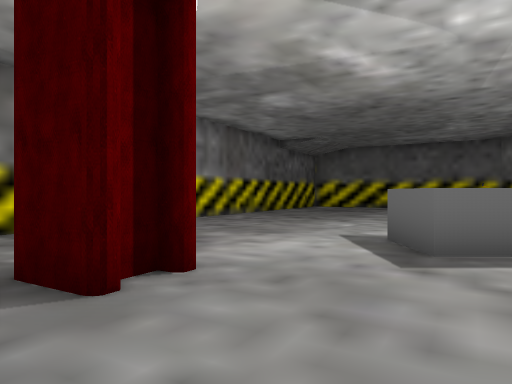
view 1 (above)

16 first-person views from a walk through a Unity game level. The camera is 1.5 m above the floor, looks level and sees 70° across. The floor is counted in squares, 2 m on a side. Each view is taken from the middle of a square. On the plan, view 1 faces up. The plan holds only what a view shows up to about 11 squares ahead; the rest is blank. The place goes on beyond the plan. Some surface patterns are stand-ins.

view 2
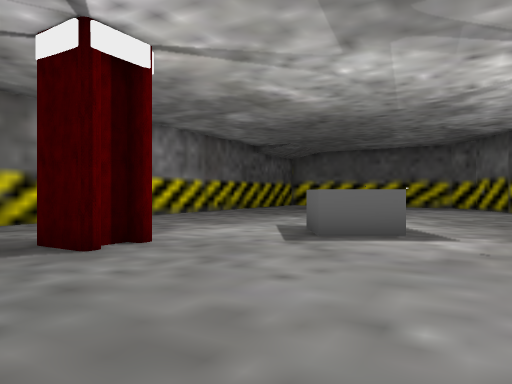

view 3
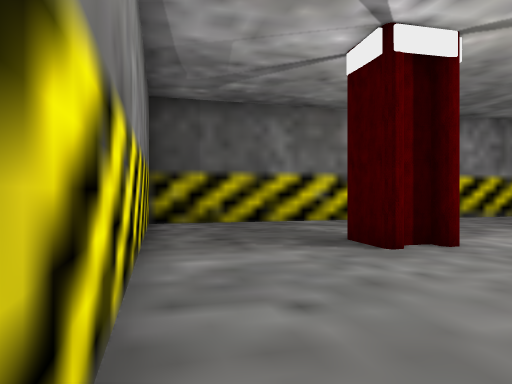

view 4
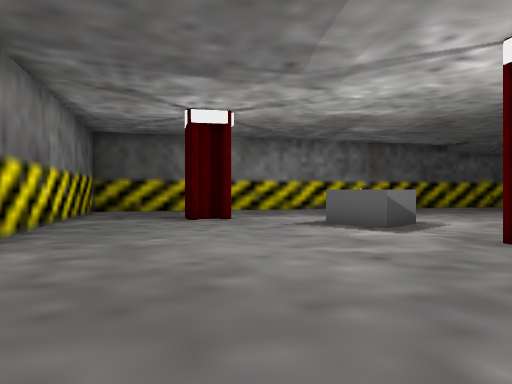

view 5
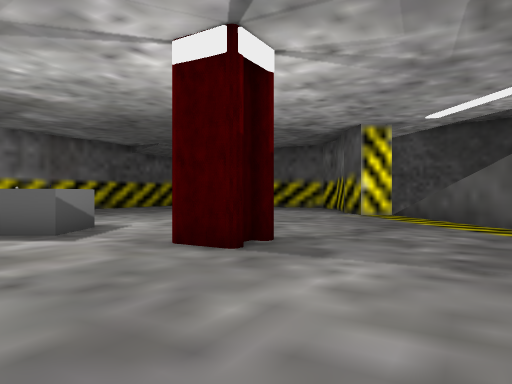

view 6
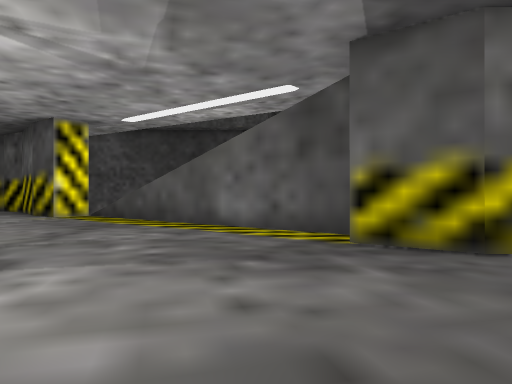

view 7
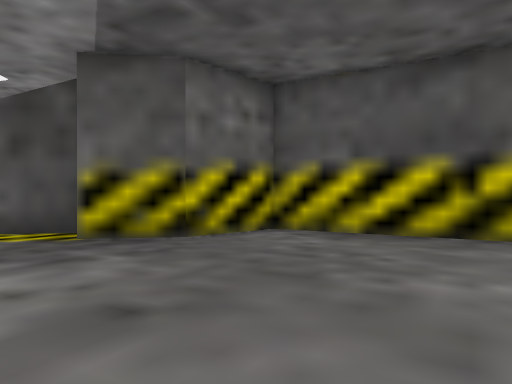

view 8
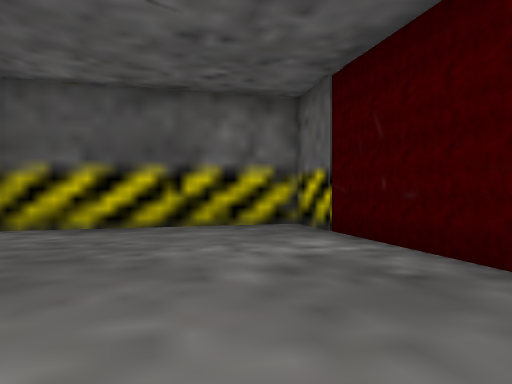

view 9
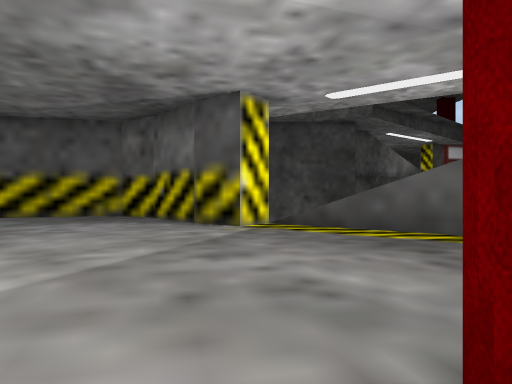

view 10
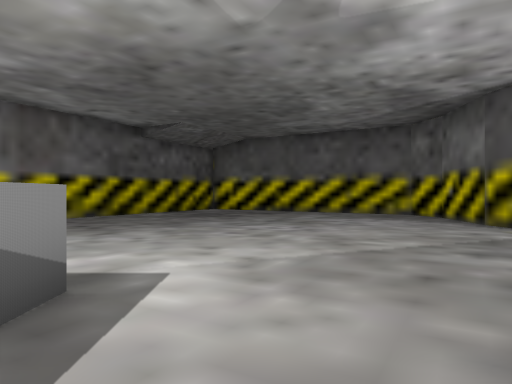

view 11
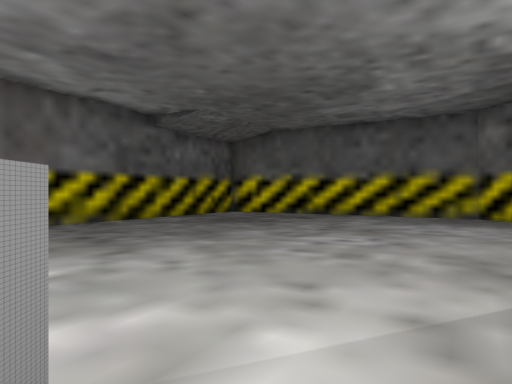

view 12
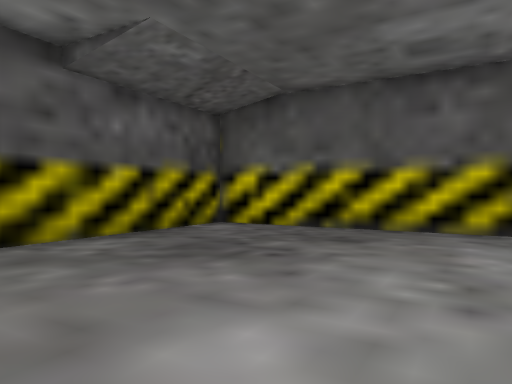

view 13
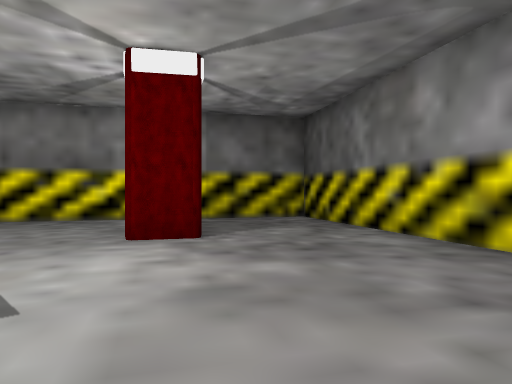

view 14
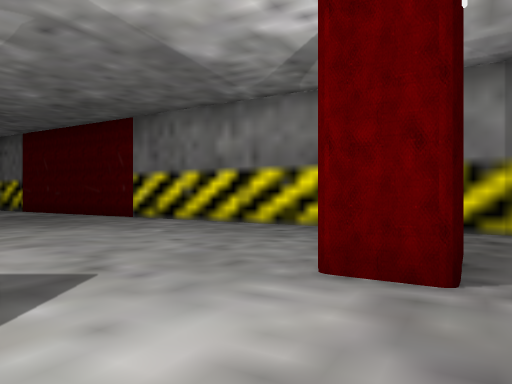

view 15
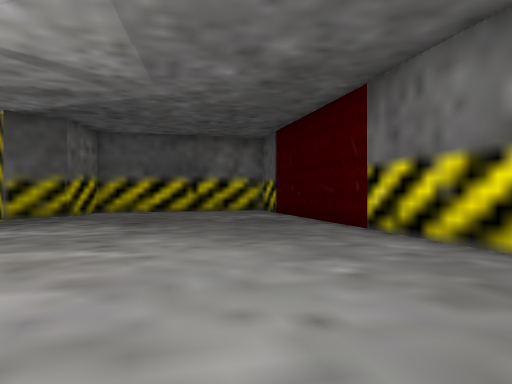

view 16
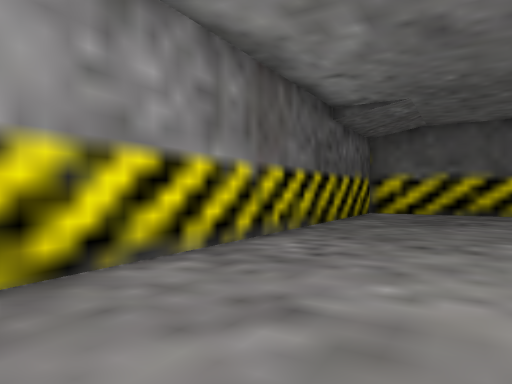

### Floor plan
Points are (right, up) in squares from view 1. A wall is a line through its corners. A room is listed if a view was taken in it or the views show most of it. See-through windows are left out.
Room 1 (views 1, 2, 3, 4, 5, 6, 7, 8, 9, 10, 11, 12, 13, 14, 15, 16)
walls: (3.6, 5.9) (3.6, 4.3) (2.1, 4.3) (2.1, 5.8); (6.7, 2.8) (5.8, 3.3); (-1, 3.4) (-1.2, 3); (-1.5, 4.2) (-0.6, 3.6); (-1.2, 2.6) (-2.1, 3.2); (11.5, 10) (10.4, 9.9) (10.2, 11.3) (10.5, 13.7) (10.1, 15.1) (3.1, 19.2) (-6.8, 2.3) (10.4, -7.8) (13.6, -2.4) (12, -0.8) (11.8, 1); (12.8, 1.2) (11.5, 9.8)
ways out: gap at (12, 9)

Where each view was taken, in squares from view 1:
view 1: 0 up, 0 right, facing up
view 2: 2 down, 1 right, facing up
view 3: 2 down, 1 right, facing up-left
view 4: 3 down, 7 right, facing up-left
view 5: 2 down, 7 right, facing up
view 6: 2 down, 7 right, facing up-right
view 7: 2 down, 6 right, facing right
view 8: 1 down, 5 right, facing down-right
view 9: 4 up, 5 right, facing up-right
view 10: 3 up, 5 right, facing up
view 11: 5 up, 4 right, facing up
view 12: 10 up, 4 right, facing up
view 13: 9 up, 2 right, facing down-left
view 14: 7 up, 0 right, facing down
view 15: 3 up, 0 right, facing down-right
view 16: 6 up, 1 left, facing up
